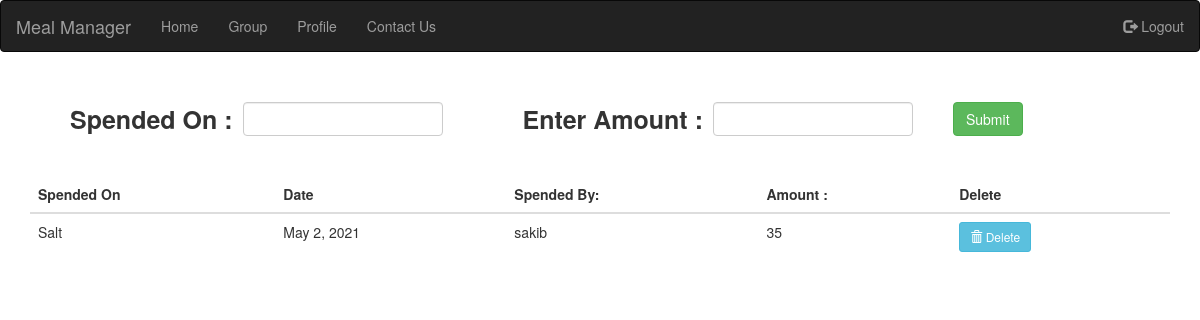
The page /amountspend/ (signed in) on the database its author committed.
### amountspend/models.py (models this page shows)
class AmountSpend(models.Model):
    amountspend = models.CharField(max_length=100)
    user = models.ForeignKey(User,on_delete=models.CASCADE)
    date = models.DateField(auto_now=True)
    amount = models.IntegerField(default=0)

### amountspend/views.py (the view, shortened to what this page needs)
# urls.py: path('',amountspend.as_view(),name='amountspend'),
class amountspend(TemplateView):
    template_name = 'amountspend/amountspend.html'
    def get(self, request):
        form = AmountSpendForm()
        amountspends = AmountSpend.objects.all()
        args = {'form':form,'amountspends':amountspends}
        return render(request, self.template_name,args)

### amountspend/forms.py
class AmountSpendForm(forms.ModelForm):
    amountspend = forms.CharField()
    amount = forms.IntegerField()
    class Meta:
        model = AmountSpend
        fields = ('amountspend','amount')

### amountspend/templates/amountspend/amountspend.html (shortened to what this page needs)
{% extends 'base.html' %}
{% load widget_tweaks %}
{% block body %}
    <section id="amountspend">
        <div class="amountspend">
            <div class="container">
                <div class="amountspend_up">
                    <form method="post" class="form">
                        <p>
                            <label>Spended On :</label>
                            {{ form.amountspend|add_class:'form-control'}}
                        </p>
                        <p>
                            <label>Enter Amount :</label>
                            {{ form.amount|add_class:'form-control'}}
                        </p>
                        <button type="submit" class="btn btn-success">Submit</button>
                    </form>
                </div>
                <div class="amountspend_down">
                    <table class="table">
                        <thead class="thead-light">
                            <tr>
                                <th scope="col">Spended On</th>
                                <th scope="col">Date</th>
                                <th scope="col">Spended By:</th>
                                <th scope="col">Amount :</th>
                                <th scope="col">Delete</th:>
                            </tr>
                        </thead>
                        <tbody>
                            {% for amountspend in amountspends %}
                            <tr>
                                <td>{{ amountspend.amountspend }}</td>
                                <td>{{ amountspend.date }}</td>
                                <td> {{ user.username }} </td>
                                <td>{{ amountspend.amount }}</td>
                                <td><a href="{% url 'amountspend:delete_amountspend' amountspend.id %}" class="btn btn-info btn-sm">
                                    <span class="glyphicon glyphicon-trash"></span> Delete
                                  </a></td>
                            </tr>
                            {% endfor %}
                        </tbody>
                    </table>
                </div>
            </div>
        </div>
    </section>
{% endblock %}

### accounts/static/accounts/css/style.css (style rules this page uses)
.addbills, .amountspend { justify-content: center; align-items: center; margin-top:40px; }
.addbills_up .form label, .amountspend_up .form label { display: inline-block; float: left; margin-left: 40px; font-size: 25px; }
.addbills_up .form input, .amountspend_up .form input { width: 200px; display: inline-block; float: left; margin-left: 10px; margin-right: 40px; }
.addbills_down, .amountspend_down { margin-top:40px; }

### rows shown on the page
AmountSpend: amountspend "Salt", date "May 2, 2021", amount "35"

### other values the page prints
{{ user.username }} "sakib"
